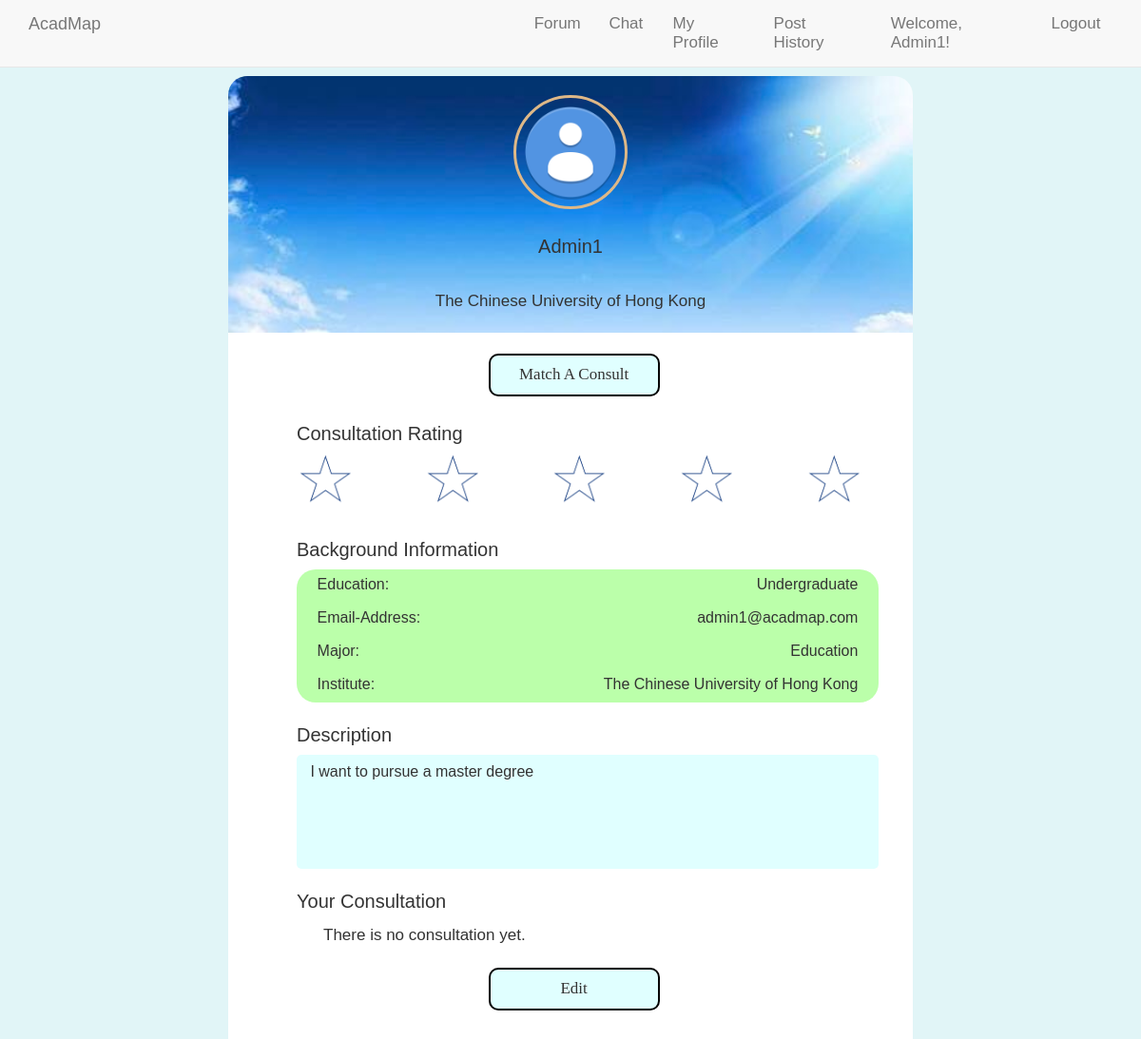
The app's page /forum_related/myprofile.php (signed in) with its own data.
### tables this page shows
CREATE TABLE `user_profile` (
  `user_id` int(8) UNSIGNED NOT NULL,
  `username` varchar(16) NOT NULL,
  `personal_picture` varchar(200) DEFAULT NULL,
  `education_level` varchar(64) NOT NULL,
  `personal_description` text NOT NULL,
  `major` varchar(120) NOT NULL,
  `user_level` varchar(15) NOT NULL DEFAULT 'member',
  `institute` varchar(40) DEFAULT NULL,
  `consult_rating` double NOT NULL DEFAULT 0,
  `cvv` int(3) DEFAULT NULL,
  `expire_yr` int(4) DEFAULT NULL,
  `expire_mth` int(2) DEFAULT NULL,
  `cardnumber` varchar(17) DEFAULT NULL,
  `cardname` varchar(20) DEFAULT NULL
);

CREATE TABLE `user` (
  `user_id` int(8) UNSIGNED NOT NULL,
  `username` varchar(16) NOT NULL,
  `password` varchar(16) NOT NULL,
  `verify_code` varchar(8) NOT NULL DEFAULT 'pokemon!',
  `email_address` varchar(320) NOT NULL
);

### forum_related/myprofile.php (the view, shortened to what this page needs)
<!DOCTYPE html>
<html>
<head>
  <link rel="stylesheet" href="../css/bootstrap.min.css">
  <link rel="stylesheet" href="../css/main.css">
    <link rel="stylesheet" href="../css/post.css">
  <link rel="stylesheet" href="../css/profile.css">
	</head>
	<body>
		<div style="background-color: #e1f5f7">
		<div class="space1"></div>
		<?php
			include("../navbar.php");
			$uid = $_SESSION['user_id'];
			$servername = "localhost";
			$username = "root";
			$password = "";
			$conn = new mysqli($servername, $username, $password, 'AcadMap');
			$commentsql = "SELECT * FROM user_profile WHERE user_id=$uid";
			$commentResult = mysqli_query($conn,$commentsql);
			$Commentinfo = mysqli_fetch_array($commentResult);
			echo "<div class='top1'><div class='circle1'></div>
				<div class='username1'>".$Commentinfo['username']."</div>
				<div class='institute1'>".$Commentinfo['institute']."</div>
				</div>";
		?>
		<div class="content1">
			<button class="consult1" type="button" onclick="window.location.href='matching.php'">Match A Consult</button>
			<div class="rank1">
				Consultation Rating
			</div>
			<?php
				$starsql = "SELECT AVG(score) AS maxs FROM consultation_comment WHERE user_id=$uid";
				$starResult = mysqli_query($conn,$starsql);
				$starinfo = mysqli_fetch_array($starResult);
				if($starinfo['maxs']>4){
					echo '<div class="ratings11"></div>
					<div class="ratings11 ratings2"></div>
					<div class="ratings11 ratings3"></div>
					<div class="ratings11 ratings4"></div>
					<div class="ratings11 ratings5"></div>';
				}
				else if($starinfo['maxs']>3){
					echo '<div class="ratings11"></div>
					<div class="ratings11 ratings2"></div>
					<div class="ratings11 ratings3"></div>
					<div class="ratings11 ratings4"></div>
					<div class="rating11 rating5"></div>';
				}
				else if($starinfo['maxs']>2){
					echo '<div class="ratings11"></div>
					<div class="ratings11 ratings2"></div>
					<div class="ratings11 ratings3"></div>
					<div class="rating11 rating4"></div>
					<div class="rating11 rating5"></div>';
				}
				else if($starinfo['maxs']>1){
					echo '<div class="ratings11"></div>
					<div class="ratings11 ratings2"></div>
					<div class="rating11 rating4"></div>
					<div class="rating11 rating4"></div>
					<div class="rating11 rating5"></div>';
				}
				else if($starinfo['maxs']>0){
					echo '<div class="ratings11"></div>
					<div class="rating11 rating4"></div>
					<div class="rating11 rating4"></div>
					<div class="rating11 rating4"></div>
					<div class="rating11 rating5"></div>';
				}
				else{
					echo '<div class="rating11"></div>
					<div class="rating11 rating4"></div>
					<div class="rating11 rating4"></div>
					<div class="rating11 rating4"></div>
					<div class="rating11 rating5"></div>';
				}
			?>
			<div class="bac-info1">
					Background Information
				</div>
				<?php
					$sql = "SELECT * FROM user WHERE user_id=$uid";
					$Result = mysqli_query($conn,$sql);
					$info = mysqli_fetch_array($Result);
					echo '<div class="status1" >
							Education:<div class="education1">'.$Commentinfo['education_level'].'</div>
						</div>
						<div class="email2" >Email-Address:
							<div class="email1">'.$info['email_address'].'</div>
						</div>
						<div class="major2" >Major:
							<div class="major1">'.$Commentinfo['major'].'</div>
						</div>
						<div class="user_status1">Institute:
							<div class="user_status2">'.$Commentinfo['institute'].'</div>
						</div>';
				?>
			<div class="des1">Description</div>
			<div rows="3" cols="10" class="description1">
			<?php
					echo $Commentinfo['personal_description'];
			?>
			</div>
			<div class="con1">
				Your Consultation
			</div>
			<?php
				$sql = "SELECT * FROM consultation_comment WHERE user_id=$uid";
				$Result = mysqli_query($conn,$sql);
				$col = mysqli_num_rows($Result);
				if($col==0){
					echo '<div style="height:10px"></div><div style="margin-left:100px">There is no consultation yet.</div>';
				}
			?>
			<form action='editprofile.php'>
				<button class="consult1" type="button" onclick="window.location.href='editprofile.php'">Edit</button>
			</form>
			<div class="space1"></div>
		</div>
	</body>
</html>

### css/main.css (style rules this page uses)
body { padding-top: 50px; }

### css/post.css (style rules this page uses)
body { margin: 0; font-size: 17px; font-family: Arial, Helvetica, sans-serif; }
.content1 { padding: 0; margin: 2px auto 2px auto; width: 90%; }

### css/profile.css (style rules this page uses)
* { margin:0; padding:0; }
html { background-color: #98f5ff; }
.top1 { width:60%; height:270px; margin:0 auto; padding:20px 0; border-top-left-radius: 20px; border-top-right-radius: 20px; background-image: url(../assets/profile_bac.jpg); background-size: cover; }
.circle1 { width:120px; height:120px; border-radius: 60px; border-style: solid; border-color: burlywood; margin:0 auto; background-image: url(../assets/avatar.png); background-size: cover; }
.username1 { height:50px; margin:25px auto 10px; text-align: center; font-size: 20px; }
.institute1 { width:300px; height:50px; margin:0 auto; text-align: center; }
.content1 { width: 60%; margin:0 auto; background-color: white; }
.consult1 { display:inline-block; width: 25%; height:45px; margin-left:38%; margin-top:3%; font-size:17px; border-radius: 10px; border-style: solid; background-color: #e0ffff; font-family:Cooper Black; }
.rank1 { margin-left:10%; margin-top:25px; font-size: 20px; }
.rating11 { display:inline-block; margin-top:7px; margin-left:10%; width:57px; height:55px; background-size: cover; background-image: url(../assets/blank-star.png); }
.bac-info1 { margin-left:10%; margin-top:25px; font-size: 20px; margin-bottom: 6px; }
.status1,.email2,.major2,.user_status1 { display: inline-block; margin-left:10%; background-color: #bfa; width:85%; height: 35px; border-style: none; border-width: 0.5px; border-color: #0bf; font-size:16px; padding:0 3%; padding-top: 5px; vertical-align: center; }
.education1,.email1,.major1,.user_status2 { float:right; }
.status1 { border-top-left-radius: 20px; border-top-right-radius: 20px; }
.user_status1 { border-bottom-left-radius: 20px; border-bottom-right-radius: 20px; }
.des1 { margin-left:10%; font-size: 20px; margin-top:20px; }
.description1 { width:85%; height:120px; margin-left:10%; margin-top:6px; font-size: 16px; border-color: gray; padding:1% 2%; border-radius: 5px; background-color: #e0ffff; }
.con1 { margin-left:10%; font-size: 20px; margin-top:20px; }
.space1 { height:30px; }

### records on screen
user_profile: username "Admin1", institute "The Chinese University of Hong Kong", education_level "Undergraduate", major "Education", personal_description "I want to pursue a master degree"
user: email_address "admin1@acadmap.com"

### other values on screen
$_SESSION['username'] "Admin1"
